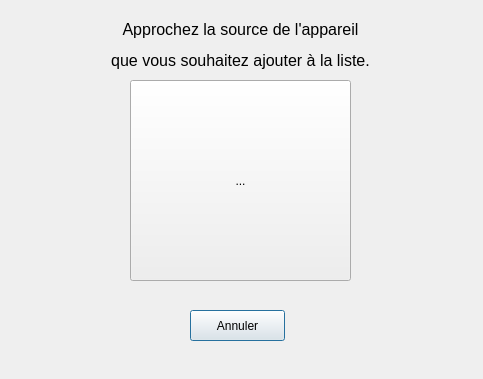
<?xml version="1.0" encoding="UTF-8"?>
<ui version="4.0">
 <class>wifi</class>
 <widget class="QDialog" name="wifi">
  <property name="geometry">
   <rect>
    <x>0</x>
    <y>0</y>
    <width>483</width>
    <height>379</height>
   </rect>
  </property>
  <property name="windowTitle">
   <string>Dialog</string>
  </property>
  <widget class="QLabel" name="labelTexte">
   <property name="geometry">
    <rect>
     <x>80</x>
     <y>0</y>
     <width>321</width>
     <height>91</height>
    </rect>
   </property>
   <property name="text">
    <string>&lt;html&gt;&lt;head/&gt;&lt;body&gt;&lt;p align=&quot;center&quot;&gt;&lt;span style=&quot; font-size:12pt;&quot;&gt;Approchez la source de l'appareil&lt;/span&gt;&lt;/p&gt;&lt;p align=&quot;center&quot;&gt;&lt;span style=&quot; font-size:12pt;&quot;&gt;que vous souhaitez ajouter à la liste.&lt;/span&gt;&lt;/p&gt;&lt;/body&gt;&lt;/html&gt;</string>
   </property>
  </widget>
  <widget class="QPushButton" name="Cancel">
   <property name="geometry">
    <rect>
     <x>190</x>
     <y>310</y>
     <width>95</width>
     <height>31</height>
    </rect>
   </property>
   <property name="text">
    <string>Annuler</string>
   </property>
  </widget>
  <widget class="QToolButton" name="WifiButton">
   <property name="geometry">
    <rect>
     <x>130</x>
     <y>80</y>
     <width>221</width>
     <height>201</height>
    </rect>
   </property>
   <property name="text">
    <string>...</string>
   </property>
   <property name="icon">
    <iconset>
     <normaloff>../logo.png</normaloff>../logo.png</iconset>
   </property>
   <property name="iconSize">
    <size>
     <width>200</width>
     <height>200</height>
    </size>
   </property>
  </widget>
 </widget>
 <resources/>
 <connections/>
</ui>
